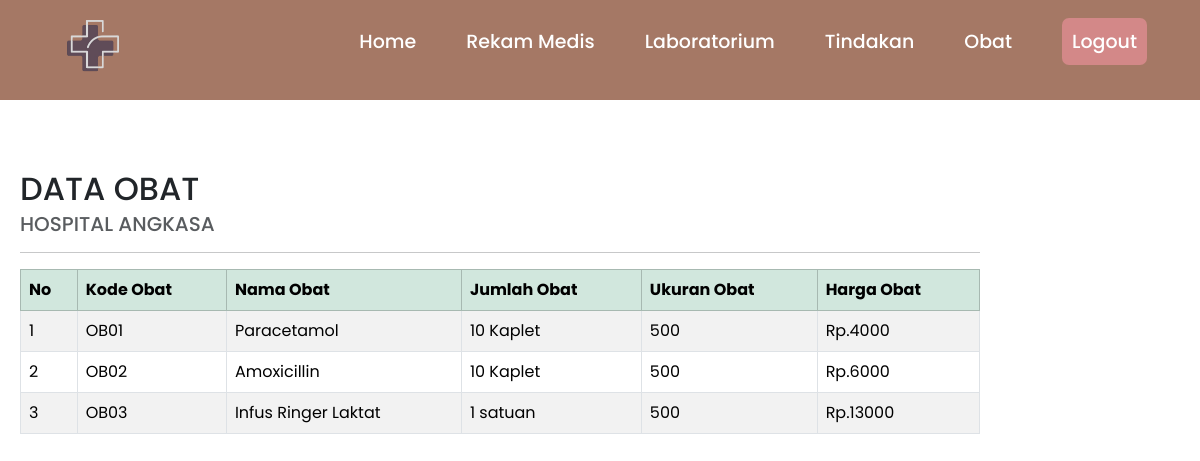
Page /Dokter/obat_data.php on the committed database.
### tables this page shows
CREATE TABLE `obat` (
  `kd_obat` varchar(11) NOT NULL,
  `nm_obat` varchar(50) NOT NULL,
  `jml_obat` varchar(20) NOT NULL,
  `ukuran` int(20) NOT NULL,
  `harga` int(10) NOT NULL
);

### Dokter/obat_data.php (the view, shortened to what this page needs)
<?php include ('../koneksi.php') ?>
<!DOCTYPE html>
<html lang="en">
<head>
  <link href="https://cdn.jsdelivr.net/npm/bootstrap@5.3.3/dist/css/bootstrap.min.css" rel="stylesheet">
</head>
<body>
<?php include('a_header.php'); ?>
<div class="d-flex">
  <main class="main-content">
    <h2 class="mb-1">DATA OBAT</h2>
    <h5 class="text-muted">HOSPITAL ANGKASA</h5>
    <hr>
    <div class="table-responsive">
      <table class="table table-striped table-bordered align-middle">
        <thead class="table-success">
          <tr>
            <th>No</th>
            <th>Kode Obat</th>
            <th>Nama Obat</th>
            <th>Jumlah Obat</th>
            <th>Ukuran Obat</th>
            <th>Harga Obat</th>
          </tr>
        </thead>
        <tbody>
          <?php
          $sql = "SELECT * FROM obat";
          $hasil = mysqli_query($koneksi, $sql);
          $no = 1;
          if (mysqli_num_rows($hasil) == 0) {
              echo "<tr><td colspan='12' class='text-center'>Data masih kosong.</td></tr>";
          } else {
              while ($row = mysqli_fetch_assoc($hasil)) { ?>
              <tr>
                <td><?= $no++ ?></td>
                <td><?= $row['kd_obat'] ?></td>
                <td><?= $row['nm_obat'] ?></td>
                <td><?= $row['jml_obat'] ?></td>
                <td><?= $row['ukuran'] ?></td>
                <td>Rp.<?= $row['harga'] ?></td>
              </tr>
          <?php }
          } ?>
        </tbody>
      </table>
    </div>
  </main>
</div>
</body>
</html>

### Dokter/obat_data.php (style rules this page uses)
body { padding-top: 150px; margin: 0; }
.main-content { margin-right: 200px; padding: 20px; width: 100%; }
.table th, .table td { vertical-align: middle; }

### Dokter/a_header.php (style rules this page uses)
* { margin: 0; padding: 0; box-sizing: border-box; font-family: 'Poppins', sans-serif; }

### rows in the picture
obat: kd_obat "OB01", nm_obat "Paracetamol", jml_obat "10 Kaplet", ukuran "500", harga "4000"
obat: kd_obat "OB02", nm_obat "Amoxicillin", jml_obat "10 Kaplet", ukuran "500", harga "6000"
obat: kd_obat "OB03", nm_obat "Infus Ringer Laktat", jml_obat "1 satuan", ukuran "500", harga "13000"
